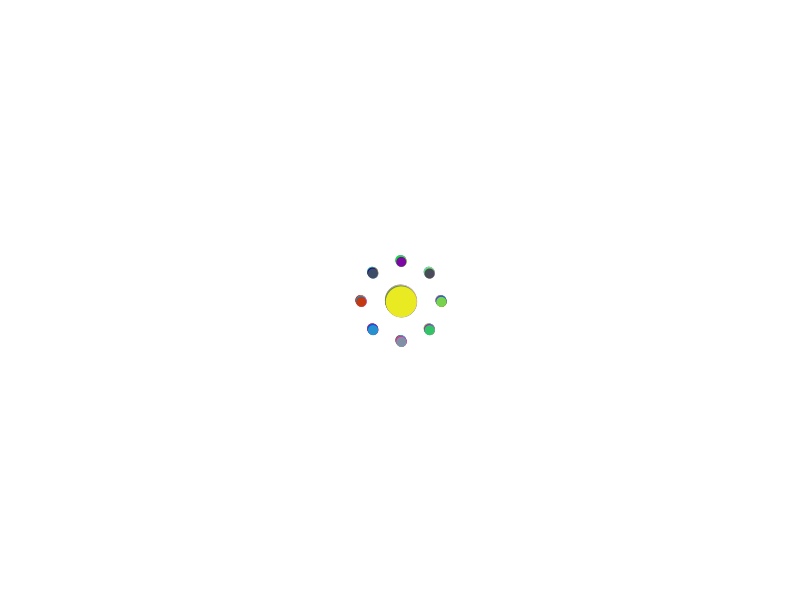
Frame 1 (no input)
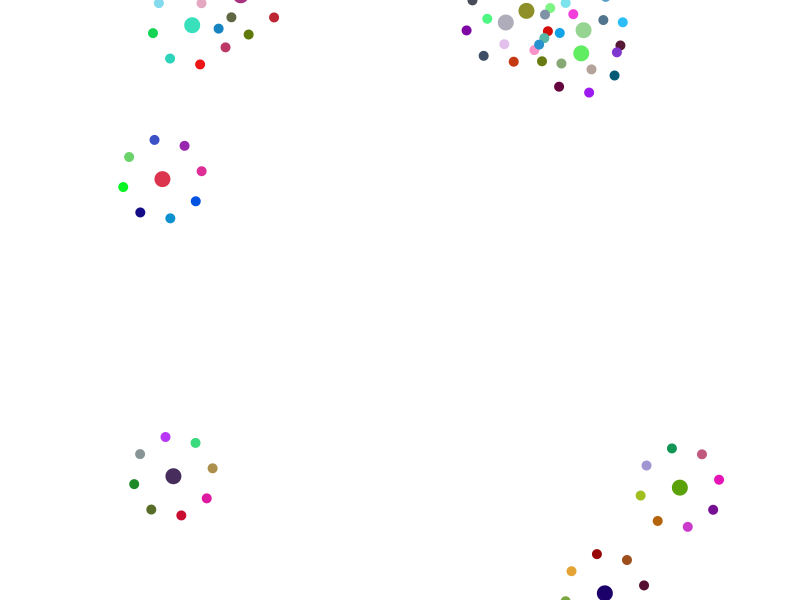
Frame 60 (the mouse pressed at the canvas centre just before this capture)
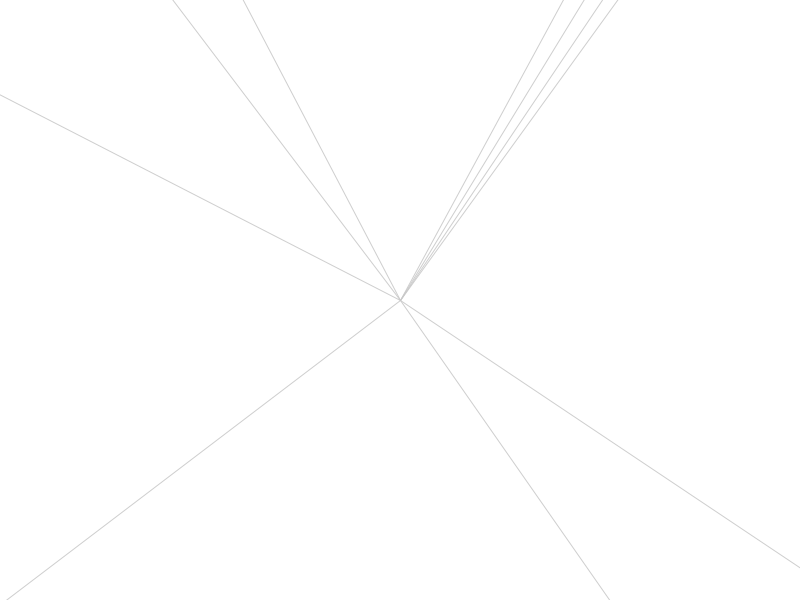
Frame 120 (the mouse held since frame 60 and released just before this capture)

The Processing sketch that drew these frames (run headless with seeded random() and noise(); from frame 60 on, the mouse is pressed at the canvas centre):

// Processing sketch: the_thing1
// ── the_thing1.pde
TheThing t[];
void setup() {
  size(800, 600);
  t = new TheThing[10];
  for (int i = 0; i< t.length; i++) {
    t[i] = new TheThing();
  }
}

void draw() {
  background(255);
  for (int i = 0; i< t.length; i++) {
    t[i].update();
    t[i].display();
  }
}


// ── TheThing.pde
class TheThing {
  PVector location, velocity, acceleration;
  float[] ANGLES = { 
    0.0, PI / 4, PI / 2, 3 * PI / 4, PI, 5 *PI / 4, 3 * PI / 2, 7 * PI/  4
  };
  color[] colors;
  float opValue = 200, opRate = 0.5;
  float minSizeNucleo = 10, maxSizeNucleo = 30, sizeNucleo = maxSizeNucleo, nRate = 1;
  float moveDir = 1;
  float r = 40;

  TheThing() {
    location = new PVector(width / 2, height / 2);
    velocity = new PVector(1, 1);
    acceleration = new PVector(random(-1, 1), random(-1, 1));
    colors = new color[ANGLES.length];
    for (int i = 0; i < colors.length; i++) {    
      colors[i] = color(random(255), random(255), random(255));
    }
  }

  void update() {
    if (mousePressed) {
      PVector m = new PVector(mouseX, mouseY);
      PVector mDir = PVector.sub(location, m);
      mDir.normalize();      
      acceleration = mDir;  
      if (opValue >= 255 || opValue <= 20) opRate*=-1;
      opValue += opRate;
      stroke(200, opValue);    
      line(location.x, location.y, mouseX, mouseY);
    } else {
      if (location.x > width) location.x = 0;
      if (location.x < 0) location.x = width;
      if (location.y > height) location.y = 0;
      if (location.y < 0) location.y = height;          
      opValue = 254;
    }
    if (sizeNucleo > maxSizeNucleo || sizeNucleo < minSizeNucleo) nRate *= -1;  
    sizeNucleo += nRate;   
    velocity.limit(5);
    velocity.add(acceleration);
    location.add(velocity);
  }

  void display() {
    fill(random(255), random(255), random(255), opValue);
    noStroke();
    ellipse(location.x, location.y, sizeNucleo, sizeNucleo);  
    for (int i = 0; i < ANGLES.length; i++) {    
      float x = (r * cos(ANGLES[i])) + location.x;
      float y = (r * sin(ANGLES[i])) + location.y;
      fill(colors[i], opValue);  
      ellipse(x, y, 10, 10);
      if (mousePressed)     
        ANGLES[i]+=0.03;
      else 
        ANGLES[i] -= 0.03;
    }
  }
}
